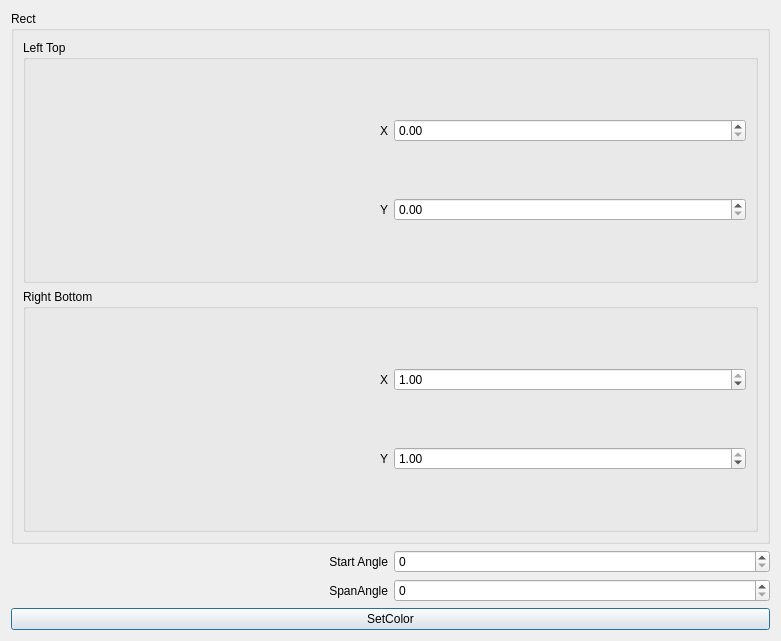
<?xml version="1.0" encoding="UTF-8"?>
<ui version="4.0">
 <class>ArcLayerDialog</class>
 <widget class="QDialog" name="ArcLayerDialog">
  <property name="geometry">
   <rect>
    <x>0</x>
    <y>0</y>
    <width>781</width>
    <height>641</height>
   </rect>
  </property>
  <property name="windowTitle">
   <string>Dialog</string>
  </property>
  <layout class="QVBoxLayout" name="verticalLayout_2">
   <item>
    <widget class="QGroupBox" name="groupBox">
     <property name="title">
      <string>Rect</string>
     </property>
     <layout class="QVBoxLayout" name="verticalLayout">
      <item>
       <widget class="QGroupBox" name="groupBox_2">
        <property name="title">
         <string>Left Top</string>
        </property>
        <layout class="QGridLayout" name="gridLayout">
         <item row="0" column="0">
          <widget class="QLabel" name="label_3">
           <property name="text">
            <string>X</string>
           </property>
           <property name="alignment">
            <set>Qt::AlignRight|Qt::AlignTrailing|Qt::AlignVCenter</set>
           </property>
          </widget>
         </item>
         <item row="0" column="1">
          <widget class="QDoubleSpinBox" name="leftTopX">
           <property name="maximum">
            <double>1.000000000000000</double>
           </property>
           <property name="singleStep">
            <double>0.010000000000000</double>
           </property>
          </widget>
         </item>
         <item row="1" column="0">
          <widget class="QLabel" name="label_4">
           <property name="text">
            <string>Y</string>
           </property>
           <property name="alignment">
            <set>Qt::AlignRight|Qt::AlignTrailing|Qt::AlignVCenter</set>
           </property>
          </widget>
         </item>
         <item row="1" column="1">
          <widget class="QDoubleSpinBox" name="leftTopY">
           <property name="maximum">
            <double>1.000000000000000</double>
           </property>
           <property name="singleStep">
            <double>0.010000000000000</double>
           </property>
          </widget>
         </item>
        </layout>
       </widget>
      </item>
      <item>
       <widget class="QGroupBox" name="groupBox_3">
        <property name="title">
         <string>Right Bottom</string>
        </property>
        <layout class="QGridLayout" name="gridLayout_2">
         <item row="0" column="0">
          <widget class="QLabel" name="label">
           <property name="text">
            <string>X</string>
           </property>
           <property name="alignment">
            <set>Qt::AlignRight|Qt::AlignTrailing|Qt::AlignVCenter</set>
           </property>
          </widget>
         </item>
         <item row="0" column="1">
          <widget class="QDoubleSpinBox" name="rightBottomX">
           <property name="maximum">
            <double>1.000000000000000</double>
           </property>
           <property name="singleStep">
            <double>0.010000000000000</double>
           </property>
           <property name="value">
            <double>1.000000000000000</double>
           </property>
          </widget>
         </item>
         <item row="1" column="0">
          <widget class="QLabel" name="label_2">
           <property name="text">
            <string>Y</string>
           </property>
           <property name="alignment">
            <set>Qt::AlignRight|Qt::AlignTrailing|Qt::AlignVCenter</set>
           </property>
          </widget>
         </item>
         <item row="1" column="1">
          <widget class="QDoubleSpinBox" name="rightBottomY">
           <property name="maximum">
            <double>1.000000000000000</double>
           </property>
           <property name="singleStep">
            <double>0.010000000000000</double>
           </property>
           <property name="value">
            <double>1.000000000000000</double>
           </property>
          </widget>
         </item>
        </layout>
       </widget>
      </item>
     </layout>
    </widget>
   </item>
   <item>
    <layout class="QGridLayout" name="gridLayout_3">
     <item row="0" column="0">
      <widget class="QLabel" name="label_5">
       <property name="text">
        <string>Start Angle</string>
       </property>
       <property name="alignment">
        <set>Qt::AlignRight|Qt::AlignTrailing|Qt::AlignVCenter</set>
       </property>
      </widget>
     </item>
     <item row="0" column="1">
      <widget class="QSpinBox" name="startAngle">
       <property name="maximum">
        <number>5760</number>
       </property>
      </widget>
     </item>
     <item row="1" column="0">
      <widget class="QLabel" name="label_6">
       <property name="text">
        <string>SpanAngle</string>
       </property>
       <property name="alignment">
        <set>Qt::AlignRight|Qt::AlignTrailing|Qt::AlignVCenter</set>
       </property>
      </widget>
     </item>
     <item row="1" column="1">
      <widget class="QSpinBox" name="spanAngle">
       <property name="maximum">
        <number>5760</number>
       </property>
       <property name="displayIntegerBase">
        <number>10</number>
       </property>
      </widget>
     </item>
    </layout>
   </item>
   <item>
    <widget class="QPushButton" name="setColor">
     <property name="text">
      <string>SetColor</string>
     </property>
    </widget>
   </item>
  </layout>
 </widget>
 <resources/>
 <connections/>
</ui>
